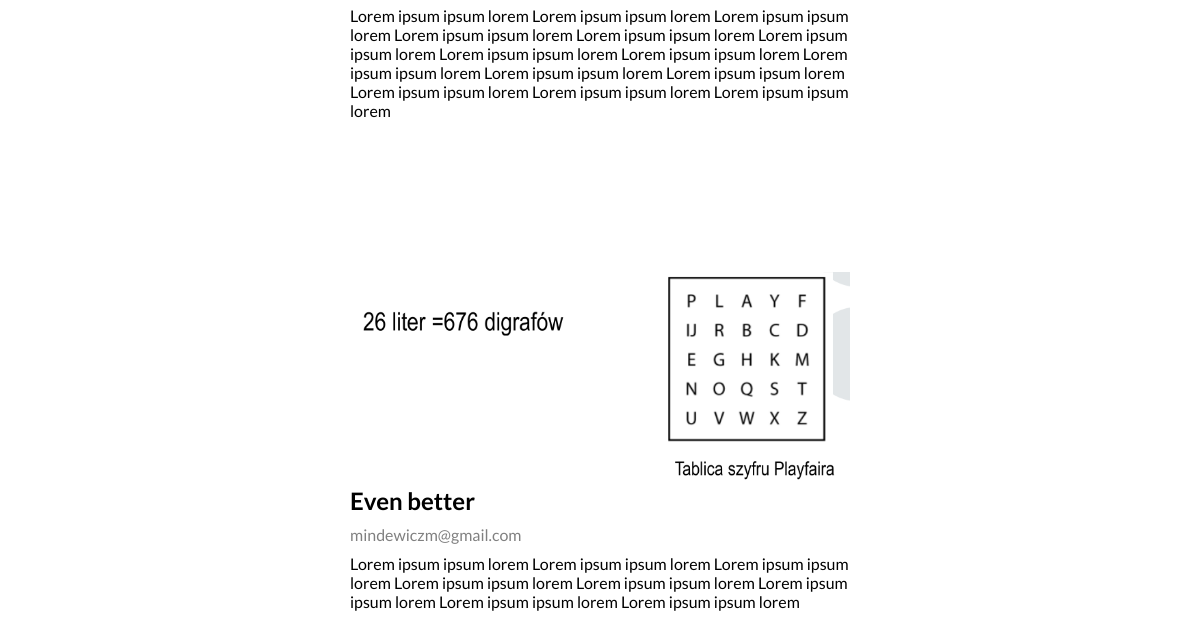
The app's page /catalog/ (lower part), older data.
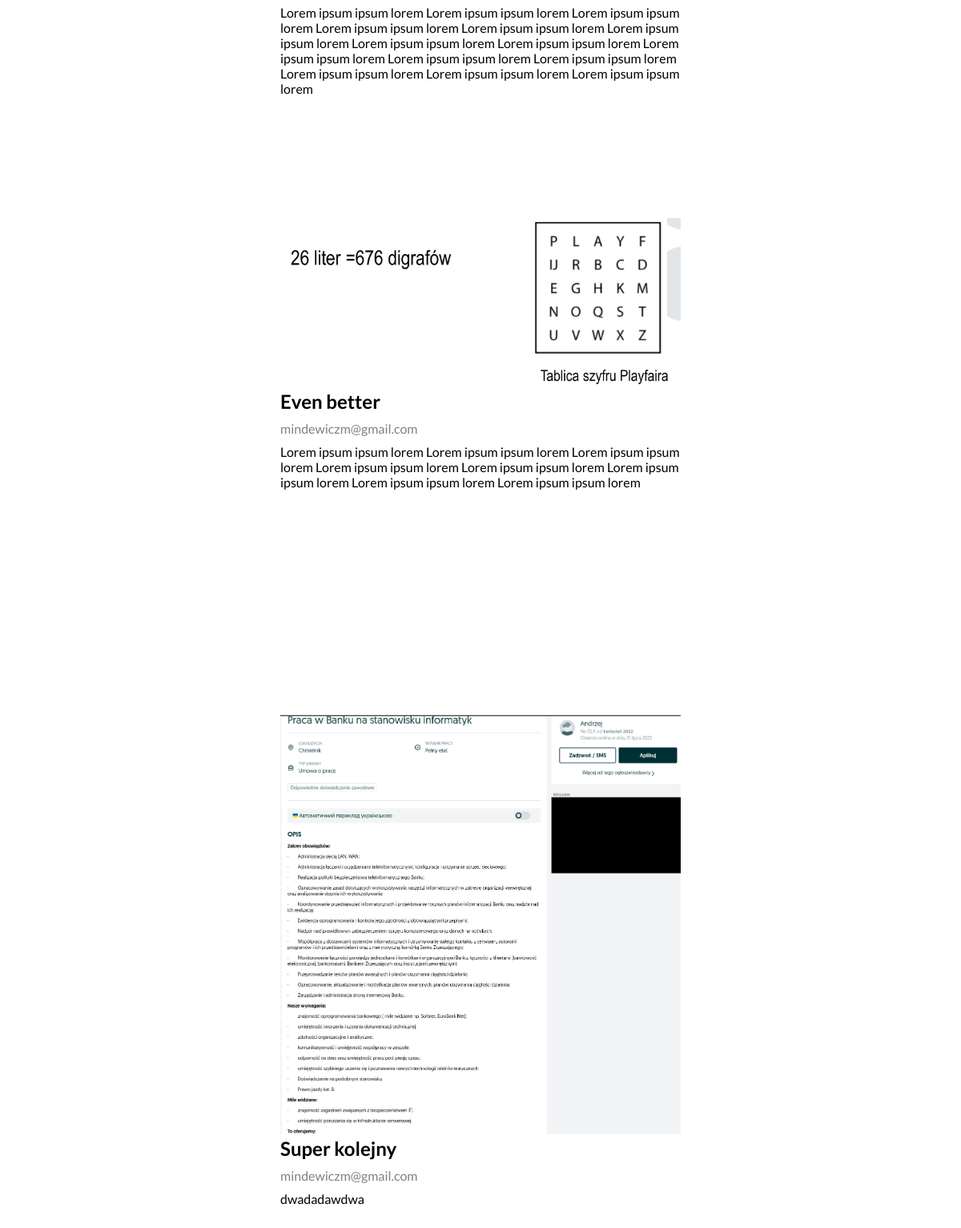
The same page, newer data.
### catalog/models.py (models this page shows, shortened)
class Post(models.Model):
    title = models.CharField(max_length=200)
    author = models.ForeignKey('CustomUser', on_delete=models.CASCADE, null=False, related_name='user_posts')
    context = models.CharField(max_length=20000)
    image = models.ImageField(upload_to='uploads/', default='post1.jpg')
    def get_absolute_url(self):
        return reverse('post-detail', args=[str(self.id)])

class CustomUser(AbstractUser):
    email = models.EmailField("email address", unique=True)
    first_name = models.CharField(max_length=100)
    last_name = models.CharField(max_length=100)
    avatar = models.ImageField(upload_to='avatars/', null=True, blank=True, default='post1.jpg')
    def __str__(self):
        return self.email

### catalog/views.py (the view)
# urls.py: path('', views.index, name='base_generic'),
def index(request):
    posts = Post.objects.all()
    context = {
        'posts': posts,
            }
    return render(request, 'base_generic.html', context=context)

### catalog/templates/base_generic.html (shortened to what this page needs)
{% load static %}
<!DOCTYPE html>
<html>
  <head>
    {% block styles %}
    <link rel="stylesheet" href="{% static 'styles/generic_styles.css' %}" />
    {% endblock %}
    <link
      href="https://cdn.jsdelivr.net/npm/remixicon@3.4.0/fonts/remixicon.css"
      rel="stylesheet"
    />
  </head>
  <body>
    {% block content %}
    <main>
      {% for post in posts %}
      <div class="post">
        <a href="{{ post.get_absolute_url }}"
          ><img src="{{ post.image.url }}" alt="{{ post.title }}"
        /></a>
        <div class="content">
          <h2>{{ post.title }}</h2>
          <p class="details">{{ post.author }}</p>
          <p class="text">{{ post.context }}</p>
        </div>
      </div>
      {% endfor %}
    </main>
    {% endblock %}
  </body>
</html>

### catalog/static/styles/generic_styles.css (style rules this page uses)
*, html, body { padding: 0; margin: 0; outline: none; box-sizing: border-box; border: none; font-family: Lato; }
main { display: flex; flex-direction: column; margin: auto; width: 1200px; }
main .post { display: grid; grid-template-columns: repeat(2, 1fr); width: 100%; height: 300px; margin-bottom: 30px; overflow: hidden; }
main .post p { margin-top: 10px; }
main .post .content .details { color: gray; }
main .post .content .text { display: -webkit-box; -webkit-line-clamp: 8; -webkit-box-orient: vertical; overflow: hidden; }
main .post .content { margin-left: 20px; }
main .post img { width: 100%; height: auto; }
@media (width < 1240px) { main { width: auto; justify-content: center; align-items: center; } }
@media (width < 1240px) { main .post { display: grid; grid-template-columns: repeat(1, 1fr); overflow: visible; margin-bottom: 20em; width: 500px; } }
@media (width < 1240px) { main .post img { width: 100%; height: auto; } }
@media (width < 1240px) { main .post .content { margin: 0; } }

Row changes from the older to the newer data that the page shows:
added Post: image (picture), title "Super kolejny", author "mindewiczm@gmail.com", context "dwadadawdwa"
